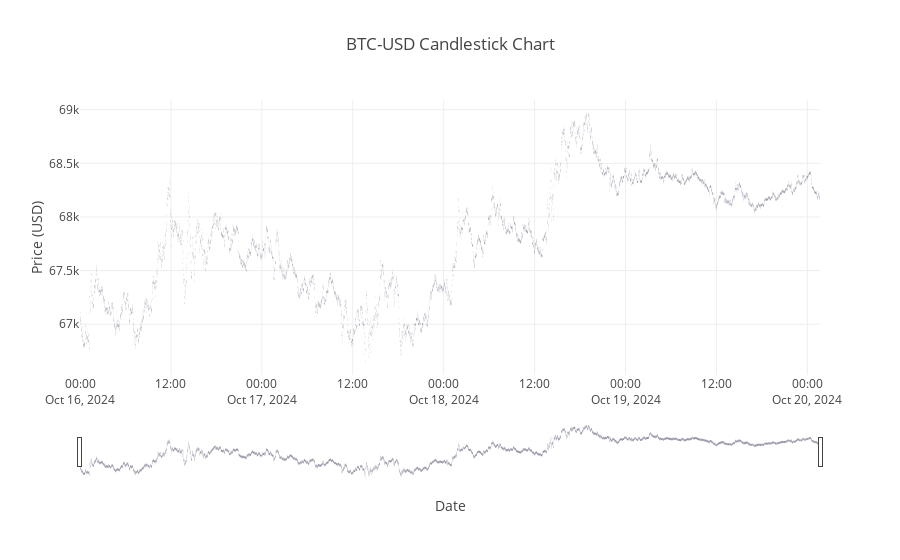

This figure's notebook cell:
### Code cell
import pandas as pd
import numpy as np
import talib as ta
import yfinance as yf
import matplotlib.pyplot as plt
from datetime import datetime
from sqlalchemy import create_engine
import urllib
import os  # Import the os module for checking file existence

# Database connection configuration
DATABASE_TYPE = 'mssql'
DBAPI = 'pyodbc'
SERVER = 'MARTIN'
DATABASE = 'crypto_data'
DRIVER = 'ODBC Driver 17 for SQL Server'

# Create a connection URI for SQLAlchemy
params = urllib.parse.quote_plus(f"DRIVER={DRIVER};SERVER={SERVER};DATABASE={DATABASE};Trusted_Connection=yes")
DATABASE_URI = f"{DATABASE_TYPE}+{DBAPI}:///?odbc_connect={params}"

# Create SQLAlchemy engine
engine = create_engine(DATABASE_URI, echo=False)

# Download historical data
def get_crypto_data(symbol, period='7d', interval='1m'):
    data = yf.download(tickers=symbol, period=period, interval=interval)
    return data

# Calculate volatility
def calculate_volatility(df, window):
    df['returns'] = df['Close'].pct_change()
    df['volatility'] = df['returns'].rolling(window=window).std() * np.sqrt(window)
    return df

# Support and resistance levels
def find_support_resistance(df):
    df['support'] = df['Low'].rolling(window=60).min()
    df['resistance'] = df['High'].rolling(window=60).max()
    return df

# Moving Averages (SMA, EMA)
def calculate_moving_averages(df, short_window=14, long_window=50):
    df['SMA_14'] = ta.SMA(df['Close'], timeperiod=short_window)
    df['EMA_50'] = ta.EMA(df['Close'], timeperiod=long_window)
    return df

# Bollinger Bands
def calculate_bollinger_bands(df, window=20, num_std=2):
    df['BB_upper'], df['BB_middle'], df['BB_lower'] = ta.BBANDS(df['Close'], timeperiod=window, nbdevup=num_std, nbdevdn=num_std, matype=0)
    return df

# Relative Strength Index (RSI)
def calculate_rsi(df, period=14):
    df['RSI'] = ta.RSI(df['Close'], timeperiod=period)
    return df

# VWAP calculation
def calculate_vwap(df):
    df['vwap'] = (df['Volume'] * (df['High'] + df['Low'] + df['Close']) / 3).cumsum() / df['Volume'].cumsum()
    return df

# Fibonacci retracements (simplified)
def calculate_fibonacci_levels(df):
    max_price = df['Close'].max()
    min_price = df['Close'].min()
    diff = max_price - min_price
    df['fib_0.236'] = max_price - 0.236 * diff
    df['fib_0.382'] = max_price - 0.382 * diff
    df['fib_0.5'] = max_price - 0.5 * diff
    df['fib_0.618'] = max_price - 0.618 * diff
    df['fib_1'] = min_price
    return df

# Verify and clean data
def clean_data(df):
    df.dropna(how='all', inplace=True)
    df.ffill(inplace=True)  # Forward fill missing data
    df.bfill(inplace=True)  # Backward fill missing data
    df.replace([np.inf, -np.inf], np.nan, inplace=True)
    df.dropna(inplace=True)
    return df

# Save data to SQL Server
def save_to_sql(df, table_name):
    try:
        if df.empty:
            print("Data is empty after cleaning. Nothing to save.")
            return
        df.to_sql(table_name, con=engine, if_exists='replace', index_label='Date')
        print(f"Data successfully saved to {table_name} in SQL Server.")
    except Exception as e:
        print(f"Error saving to SQL Server: {e}")
    finally:
        engine.dispose()
        print("SQL connection closed.")

# CSV to SQL function
def csv_to_sql(file_name, table_name):
    try:
        df = pd.read_csv(file_name)
        df = clean_data(df)
        save_to_sql(df, table_name)
    except Exception as e:
        print(f"Error moving CSV data to SQL Server: {e}")

# Plot various data points
def plot_data(df, symbol):
    plt.figure(figsize=(14, 8))
    
    # Plot Close Price, Moving Averages, and Bollinger Bands
    plt.subplot(2, 1, 1)
    plt.plot(df['Close'], label='Close Price')
    plt.plot(df['SMA_14'], label='SMA 14', linestyle='--')
    plt.plot(df['EMA_50'], label='EMA 50', linestyle='--')
    plt.plot(df['BB_upper'], label='Upper BB', linestyle='--')
    plt.plot(df['BB_lower'], label='Lower BB', linestyle='--')
    plt.title(f'{symbol} Close Price with Moving Averages and Bollinger Bands')
    plt.legend()
    
    # Plot RSI
    plt.subplot(2, 1, 2)
    plt.plot(df['RSI'], label='RSI', color='green')
    plt.axhline(70, color='red', linestyle='--', label='Overbought (70)')
    plt.axhline(30, color='blue', linestyle='--', label='Oversold (30)')
    plt.title(f'{symbol} RSI')
    plt.legend()
    
    plt.tight_layout()
    plt.show()
    
    # Plot Returns and Volatility
    plt.figure(figsize=(14, 8))
    plt.subplot(2, 1, 1)
    plt.plot(df.index, df['returns'], label='Returns')
    plt.title(f'{symbol} Returns')
    plt.legend()
    
    plt.subplot(2, 1, 2)
    plt.plot(df.index, df['volatility'], label='Volatility', color='orange')
    plt.title(f'{symbol} Volatility')
    plt.legend()
    plt.tight_layout()
    plt.show()

# Plot candlestick chart
def plot_candlestick(df, symbol):
    import plotly.graph_objects as go

    fig = go.Figure(data=[go.Candlestick(x=df.index,
                                          open=df['Open'],
                                          high=df['High'],
                                          low=df['Low'],
                                          close=df['Close'],
                                          name='Candlestick Chart')])

    fig.update_layout(title=f'{symbol} Candlestick Chart',
                      yaxis_title='Price (USD)',
                      xaxis_title='Date')
    fig.show()

# Calculate MACD
def calculate_macd(df):
    df['macd'], df['macdsignal'], df['macdhist'] = ta.MACD(df['Close'], fastperiod=12, slowperiod=26, signalperiod=9)
    return df

# Plot MACD
def plot_macd(df, symbol):
    plt.figure(figsize=(14, 8))
    plt.plot(df['macd'], label='MACD', color='blue')
    plt.plot(df['macdsignal'], label='MACD Signal', color='red')
    plt.fill_between(df.index, df['macdhist'], color='gray', alpha=0.3, label='MACD Histogram')
    plt.title(f'{symbol} MACD')
    plt.legend()
    plt.show()

# Calculate Average True Range (ATR)
def calculate_atr(df, window):
    df['ATR'] = ta.ATR(df['High'], df['Low'], df['Close'], timeperiod=window)
    return df

# Plot ATR
def plot_atr(df, symbol):
    plt.figure(figsize=(14, 8))
    plt.plot(df['ATR'], label='ATR', color='orange')
    plt.title(f'{symbol} Average True Range (ATR)')
    plt.legend()
    plt.show()

# Plot Volume
def plot_volume(df, symbol):
    plt.figure(figsize=(14, 8))
    plt.bar(df.index, df['Volume'], label='Volume', color='skyblue')
    plt.title(f'{symbol} Trading Volume')
    plt.xlabel('Date')
    plt.ylabel('Volume')
    plt.legend()
    plt.show()
    
# Example main function
def main():
    symbol = 'BTC-USD'
    period = '5d'
    interval = '1m'
    
    df = get_crypto_data(symbol, period, interval)
    if df.empty:
        print(f"No data found for {symbol}. Please check the period and interval.")
        return

    # Perform technical analysis
    df = calculate_volatility(df, window=60)
    df = find_support_resistance(df)
    df = calculate_moving_averages(df)
    df = calculate_bollinger_bands(df)
    df = calculate_rsi(df)
    df = calculate_vwap(df)
    df = calculate_fibonacci_levels(df)
    df = calculate_macd(df)
    df = calculate_atr(df, window=14)
    
    df = clean_data(df)
    save_to_sql(df, f"{symbol}_technical_analysis")

    file_name = f"{symbol}_technical_analysis_{datetime.now().strftime('%Y%m%d_%H%M%S')}.csv"
    df.to_csv(file_name)
    print(f"Data saved to {file_name}")

    # Visualize the data
    plot_data(df, symbol)
    plot_candlestick(df, symbol)
    plot_volume(df, symbol)
    plot_macd(df, symbol)
    plot_atr(df, symbol)

    if os.path.exists(file_name):
        csv_to_sql(file_name, f"{symbol}_technical_analysis")
    else:
        print(f"The file {file_name} does not exist. Please check the file path.")

if __name__ == "__main__":
    main()

### Figure 1 — Plotly figure (JSON) as saved in the notebook; plotly's stock layout.template omitted (floating-point values rounded to 4 significant figures; data arrays with more than 128 entries replaced by an {"elided": "..."} marker saying what was removed)
{"data": [{"close": {"elided": "5704 float values"}, "high": {"elided": "5704 float values"}, "low": {"elided": "5704 float values"}, "name": "Candlestick Chart", "open": {"elided": "5704 float values"}, "type": "candlestick", "x": {"elided": "5704 str values"}}], "layout": {"autosize": true, "title": {"text": "BTC-USD Candlestick Chart"}, "xaxis": {"autorange": true, "range": ["2024-10-15 23:59:30", "2024-10-20 01:40:30"], "rangeslider": {"autorange": true, "range": ["2024-10-15 23:59:30", "2024-10-20 01:40:30"], "yaxis": {"_template": null, "rangemode": "match"}}, "title": {"text": "Date"}, "type": "date"}, "yaxis": {"autorange": true, "range": [66530.0, 69090.0], "title": {"text": "Price (USD)"}}}}
